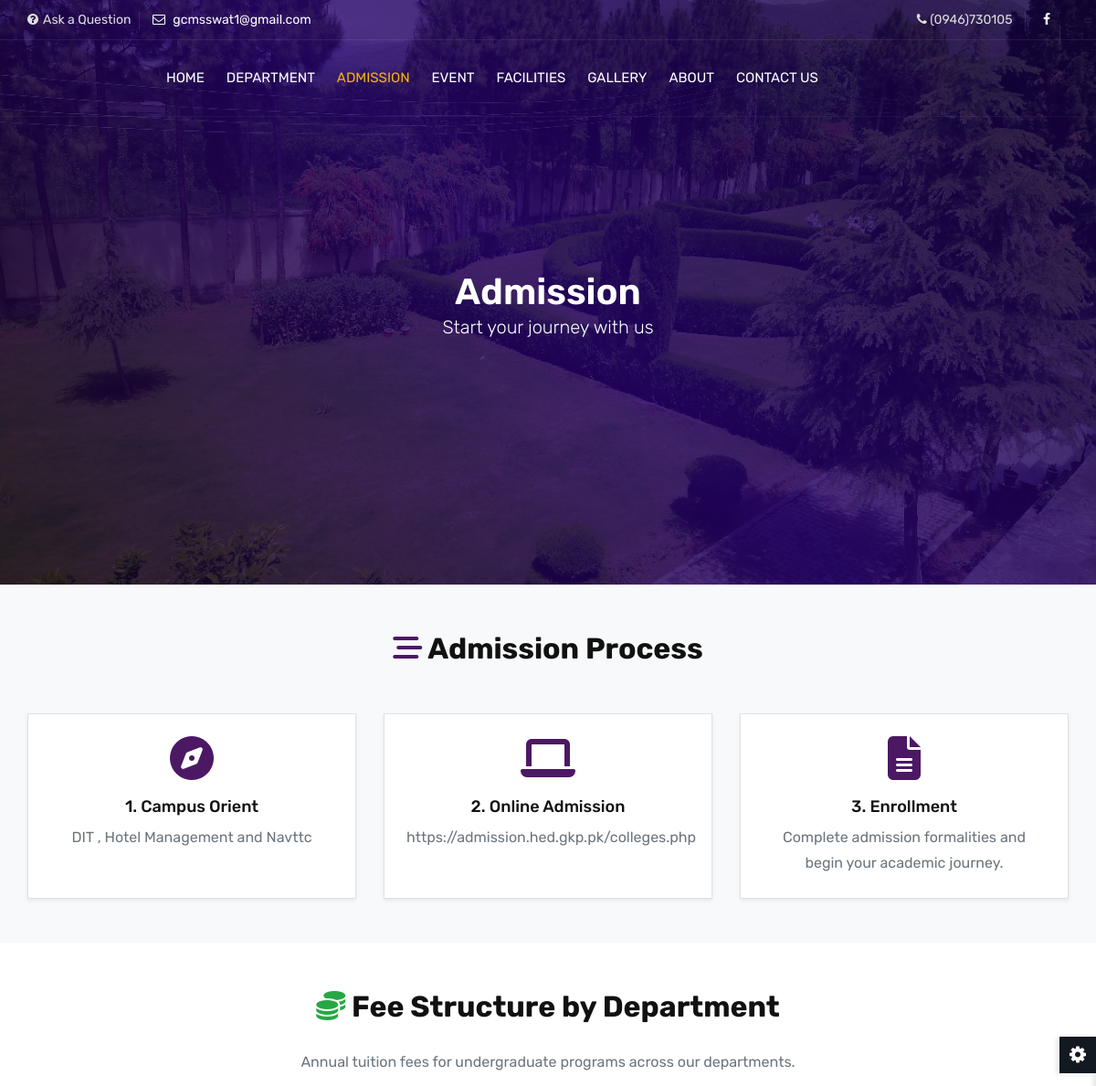
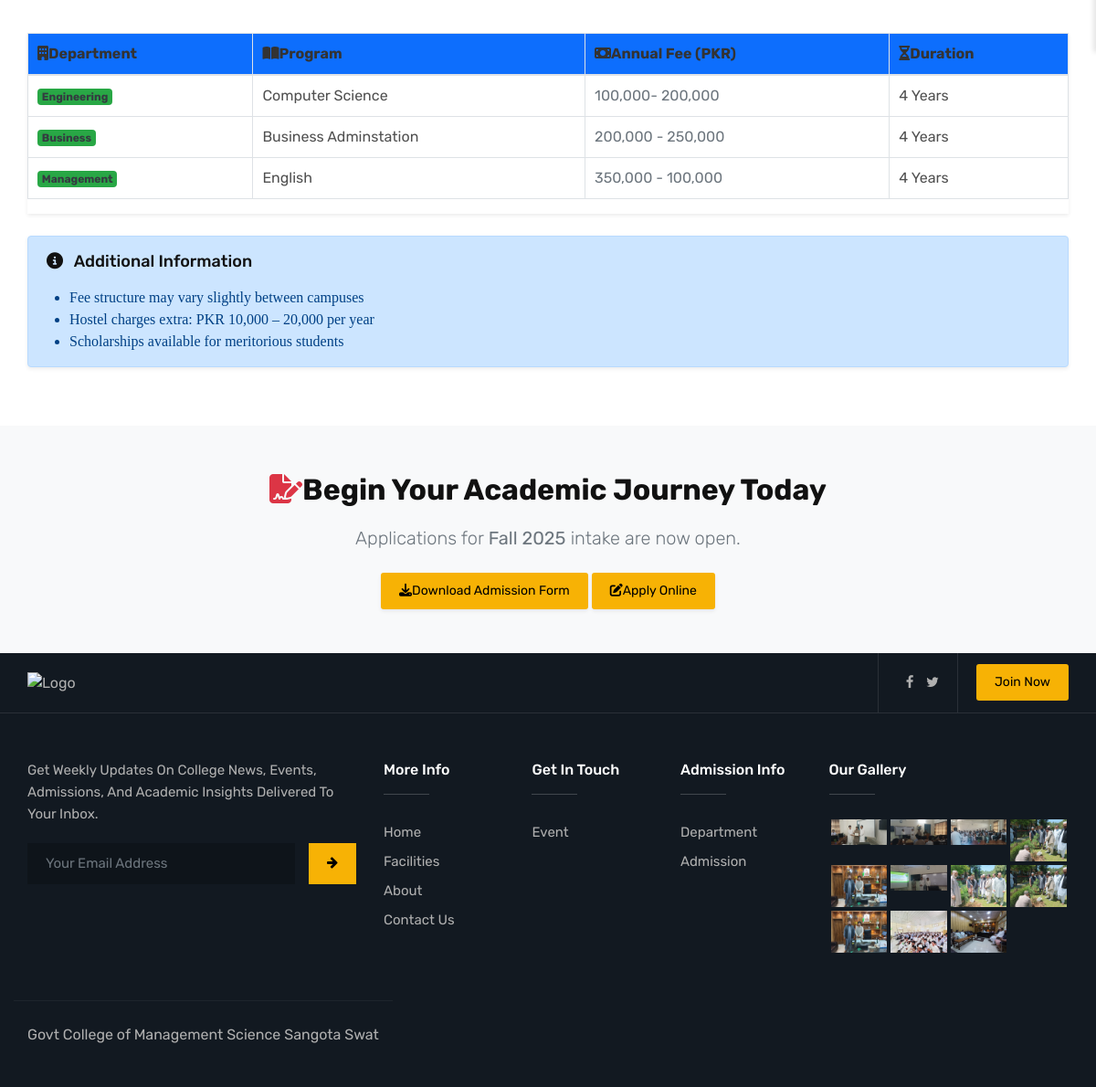
The app's page /admission/ with its own data (2 pictures, top to bottom).
### gcms_sitehub/models.py (models this page shows, shortened)
class AdmissionStep(models.Model):
    title = models.CharField(max_length=100, default='Admission Step')
    icon_class = models.CharField(max_length=50, default='fas fa-graduation-cap', help_text="FontAwesome class")
    description = models.TextField(default='Description of the step.')

class FeeStructure(models.Model):
    DEPARTMENT_CHOICES = [
        ('engineering', 'Engineering'),
        ('business', 'Business'),
        ('computing', 'Computing'),
        ('management', 'Management'),
        ('arts', 'Arts & Humanities'),
    ]
    department = models.CharField(max_length=50, choices=DEPARTMENT_CHOICES, default='engineering')
    program = models.CharField(max_length=100, default='Program Name')
    fee_range = models.CharField(max_length=50, default='0 - 0')
    duration = models.CharField(max_length=20, default='4 Years')

class ApplicationDownload(models.Model):
    intake_season = models.CharField(max_length=50, default='Fall 2025')
    description = models.TextField(default='Apply for admission by downloading the application form.')
    form_file = models.FileField(upload_to='admissions/forms/')

class GalleryImage(models.Model):
    image = models.ImageField(upload_to='gallery/')
    caption = models.CharField(max_length=255, blank=True)

### gcms_sitehub/views.py (the view)
# urls.py: path('admission/', views.admission_view, name='admission'),                              # Admission info: process, requirements, etc.
def admission_view(request):
    context = {
        'steps': AdmissionStep.objects.all(),
        'fees': FeeStructure.objects.all(),
        'application': ApplicationDownload.objects.last(),
        'images': GalleryImage.objects.all(),
    }
    return render(request, 'gcms_sitehub/admission.html', context)

### gcms_sitehub/templates/gcms_sitehub/admission.html (shortened to what this page needs)
{% extends 'gcms_sitehub/base.html' %}
{% load static %}
{% block content %}
<div class="page-banner ovbl-dark" style="background-image: url({% static 'assets/images/slider/slide1.jpg' %}); height: 80vh;">
  <div class="container">
    <div class="page-banner-entry text-center text-white">
      <h1 class="display-4" style="margin-top: 52px;">Admission</h1>
      <p class="lead">Start your journey with us</p>
    </div>
  </div>
</div>
<section class="admission-process py-5 bg-light text-dark">
  <div class="container">
    <h2 class="section-title text-center mb-5">
      <i class="fas fa-stream me-2 text-primary"></i> Admission Process
    </h2>
    <div class="row g-4 justify-content-center">
      {% for step in steps %}
      <div class="col-md-6 col-lg-4">
        <div class="process-step bg-white text-center p-4 border rounded-4 shadow-sm h-100 transition">
          <div class="step-icon mb-3">
            <i class="{{ step.icon_class }} fa-3x text-primary"></i>
          </div>
          <h5 class="fw-bold mb-2">{{ forloop.counter }}. {{ step.title }}</h5>
          <p class="text-muted mb-0">{{ step.description }}</p>
        </div>
      </div>
      {% endfor %}
    </div>
  </div>
</section>
<section class="fees-section py-5 bg-white">
  <div class="container">
    <h2 class="section-title text-center mb-4">
      <i class="fas fa-coins text-success me-2"></i> Fee Structure by Department
    </h2>
    <p class="text-center text-muted mb-5">
      Annual tuition fees for undergraduate programs across our departments.
    </p>
    <div class="table-responsive shadow-sm rounded-4 overflow-hidden">
      <table class="table table-bordered table-hover align-middle bg-white">
        <thead class="text-white" style="background-color: #0d6efd;">
          <tr>
            <th scope="col"><i class="fas fa-building me-2"></i>Department</th>
            <th scope="col"><i class="fas fa-book-open me-2"></i>Program</th>
            <th scope="col"><i class="fas fa-money-bill me-2"></i>Annual Fee (PKR)</th>
            <th scope="col"><i class="fas fa-hourglass-half me-2"></i>Duration</th>
          </tr>
        </thead>
        <tbody>
          {% for fee in fees %}
          <tr>
            <td><span class="badge bg-success text-dark fw-semibold">{{ fee.get_department_display }}</span></td>
            <td>{{ fee.program }}</td>
            <td class="text-secondary fw-bold">{{ fee.fee_range }}</td>
            <td class="">{{ fee.duration }}</td>
          </tr>
          {% endfor %}
        </tbody>
      </table>
    </div>
    <div class="alert alert-info mt-4 rounded-3 shadow-sm">
      <h5 class="mb-3"><i class="fas fa-info-circle me-2"></i> Additional Information</h5>
      <ul class="mb-0">
        <li>Fee structure may vary slightly between campuses</li>
        <li>Hostel charges extra: PKR 10,000 – 20,000 per year</li>
        <li>Scholarships available for meritorious students</li>
      </ul>
    </div>
  </div>
</section>
<section class="application-section py-5 bg-light">
  <div class="container text-center">
    <h2 class="fw-bold mb-3">
      <i class="fas fa-file-signature text-danger me-2"></i>Begin Your Academic Journey Today
    </h2>
    <p class="lead text-muted mb-4">
      Applications for <strong>{{ application.intake_season }}</strong> intake are now open.
    </p>
    {% if application.form_file %}
    <a class="btn btn-success btn-lg shadow-sm me-3" href="{{ application.form_file.url }}">
      <i class="fas fa-download me-2"></i>Download Admission Form
    </a>
    {% else %}
    <p class="text-danger">Admission form not available at the moment.</p>
    {% endif %}
    <button type="button" class="btn btn-primary btn-lg shadow-sm" data-bs-toggle="modal" data-bs-target="#applyOnlineModal">
      <i class="fas fa-edit me-2"></i>Apply Online
    </button>
  </div>
</section>
</div>
 {% endblock %}

### gcms_sitehub/templates/gcms_sitehub/base.html (shortened to what this page needs)
{% load static %}
<!DOCTYPE html>
<html lang="en">
  <head>
    <link href="https://cdn.jsdelivr.net/npm/bootstrap-icons@1.11.1/font/bootstrap-icons.css" rel="stylesheet">
<link rel="stylesheet" href="https://cdnjs.cloudflare.com/ajax/libs/font-awesome/6.5.0/css/all.min.css" />
    <link href="https://cdn.jsdelivr.net/npm/bootstrap-icons@1.10.5/font/bootstrap-icons.css" rel="stylesheet" />
    <link rel="stylesheet" href="{% static 'assets/css/assets.css' %}" />
    <link rel="stylesheet" href="{% static 'assets/css/typography.css' %}" />
    <link rel="stylesheet" href="{% static 'assets/css/shortcodes/shortcodes.css' %}" />
    <link rel="stylesheet" href="{% static 'assets/css/style.css' %}" />
    <link class="skin" rel="stylesheet" href="{% static 'assets/css/color/color-1.css' %}" />
    <link rel="stylesheet" href="{% static 'assets/vendors/revolution/css/layers.css' %}" />
    <link rel="stylesheet" href="{% static 'assets/vendors/revolution/css/settings.css' %}" />
    <link rel="stylesheet" href="{% static 'assets/vendors/revolution/css/navigation.css' %}" />
  </head>
  <body id="bg">
    <div class="page-wraper">
      <header class="header rs-nav header-transparent">
        <div class="top-bar">
          <div class="container">
            <div class="row d-flex justify-content-between">
              <div class="topbar-left">
                <ul>
                  <li>
                      <i class="fa fa-question-circle"></i>Ask a Question
                  </li>
                  <li>
                   <a href="https://mail.google.com/mail/?view=cm&fs=1&to=gcmsswat1@gmail.com" target="_blank">
                     <i class="fa fa-envelope-o"></i> gcmsswat1@gmail.com
                    </a>
                  </li>
                </ul>
              </div>
              <div class="topbar-right">
                <ul>
                  <li>
                    <i class="fa fa-phone"></i> (0946)730105
                  </li>
                  <li>
                    <a
                        href="https://www.facebook.com/share/1GFgTiXu9j/"
                        class="btn-link"
                        ><i class="fa fa-facebook"></i
                      ></a>
                </ul>
              </div>
            </div>
          </div>
        </div>
        <div class="sticky-header navbar-expand-lg">
          <div class="menu-bar clearfix">
            <div class="container clearfix">
              <div class="menu-logo">
                <a href="index.html"
                  ><img
                /></a>
              </div>
              <div class="secondary-menu">
              </div>
              <div
                class="menu-links navbar-collapse collapse justify-content-start"
                id="menuDropdown"
              >
                <ul class="nav navbar-nav">
                  <li class="{% if request.resolver_match.url_name == 'index' %}active{% endif %}">
                      <a href="{% url 'index' %}">Home</a>
                  </li>
                  <li class="{% if request.resolver_match.url_name == 'department_list' %}active{% endif %}">
                      <a href="{% url 'department_list' %}">Department</a>
                  </li>
                   <li class="{% if request.resolver_match.url_name == 'admission' %}active{% endif %}">
                      <a href="{% url 'admission' %}">Admission</a>
                  </li>
                   <li class="{% if request.resolver_match.url_name == 'event_list' %}active{% endif %}">
                      <a href="{% url 'event_list' %}">Event</a>
                  </li>
                  <li class="{% if request.resolver_match.url_name == 'facilities' %}active{% endif %}">
                      <a href="{% url 'facilities' %}">Facilities</a>
                  </li>
                  <li class="{% if request.resolver_match.url_name == 'gallery' %}active{% endif %}">
                      <a href="{% url 'gallery' %}">Gallery</a>
                  </li>
                  <li class="{% if request.resolver_match.url_name == 'about_page' %}active{% endif %}">
                      <a href="{% url 'about_page' %}">About</a>
                  </li>
                  <li class="{% if request.resolver_match.url_name == 'contact_page' %}active{% endif %}">
                      <a href="{% url 'contact_page' %}">Contact Us</a>
                  </li>
              </ul>
              </div>
            </div>
          </div>
        </div>
      </header>
         {% block content %}{% endblock %}
<footer>
    <div class="footer-top">
      <div class="pt-exebar">
        <div class="container">
          <div class="d-flex align-items-stretch">
            <div class="pt-logo mr-auto">
              <a href="index.html">
                <img style="width: 100px" src="{% static 'assets/images/Logo_sangota-removebg-preview.png' %}" alt="Logo" />
              </a>
            </div>
            <div class="pt-social-link">
              <ul class="list-inline m-a0">
                <li><a href="#" class="btn-link"><i class="fa fa-facebook"></i></a></li>
                <li><a href="#" class="btn-link"><i class="fa fa-twitter"></i></a></li>
              </ul>
            </div>
            <div class="pt-btn-join">
              <a href="{% url 'contact_page' %}" class="btn">Join Now</a>
            </div>
          </div>
        </div>
      </div>
      <div class="container">
        <div class="row">
          <div class="col-lg-4 col-md-12 col-sm-12 footer-col-4">
            <div class="widget">
              <p class="text-capitalize m-b20">Get weekly updates on college news, events, admissions, and academic insights delivered to your inbox.</p>
              <div class="subscribe-form m-b20">
                <form class="subscription-form" action="http://educhamp.themetrades.com/demo/assets/script/mailchamp.php" method="post">
                  <div class="input-group">
                    <input name="email" required="required" class="form-control" placeholder="Your Email Address" type="email" />
                    <span class="input-group-btn">
                      <button name="submit" value="Submit" type="submit" class="btn"><i class="fa fa-arrow-right"></i></button>
                    </span>
                  </div>
                </form>
              </div>
            </div>
          </div>
          <div class="col-12 col-lg-5 col-md-7 col-sm-12">
            <div class="row">
              <div class="col-4 col-lg-4 col-md-4 col-sm-4">
                <div class="widget footer_widget">
                  <h5 class="footer-title">More Info</h5>
                  <ul class="nav navbar-nav">
                    <li class="active">
                      <a href="{% url 'index' %}">Home</a>
                    </li>
                    <li>
                      <a href="{% url 'facilities' %}">Facilities</a>
                    </li>
                    <li>
                      <a href="{% url 'about_page' %}">About</a>
                    </li>
                    <li>
                      <a href="{% url 'contact_page' %}">Contact Us</a>
                    </li>
                  </ul>
                </div>
              </div>
              <div class="col-4 col-lg-4 col-md-4 col-sm-4">
                <div class="widget footer_widget">
                  <h5 class="footer-title">Get In Touch</h5>
                  <ul>
                    <li>
                      <a href="{% url 'event_list' %}">Event</a>
                    </li>
                  </ul>
                </div>
              </div>
              <div class="col-4 col-lg-4 col-md-4 col-sm-4">
                <div class="widget footer_widget">
                  <h5 class="footer-title">Admission Info</h5>
                  <ul>
                    <li><a href="{% url 'department_list' %}">Department</a></li>
                    <li>
                      <a href="{% url 'admission' %}">Admission</a>
                    </li>
                  </ul>
                </div>
              </div>
            </div>
          </div>
<div class="col-12 col-lg-3 col-md-5 col-sm-12 footer-col-4">
  <div class="widget widget_gallery gallery-grid-4">
    <h5 class="footer-title">Our Gallery</h5>
    <ul class="magnific-image">
      {% for image in images %}
        <li>
          <a href="{{ image.image.url }}" class="magnific-anchor">
            <img src="{{ image.image.url }}" alt="{{ image.caption|default:'Gallery Image' }}" />
          </a>
        </li>
      {% endfor %}
    </ul>
  </div>
</div>
    <div class="footer-bottom">
      <div class="container">
        <div class="row">
          <div class="col-lg-12 col-md-12 col-sm-12 text-center">
            <a target="_blank" href="#">Govt College of Management Science Sangota Swat</a>
          </div>
        </div>
      </div>
    </div>
  </footer>
    </body>
  </html>

### records on screen
AdmissionStep: title "Campus Orient", description "DIT , Hotel Management and Navttc"
AdmissionStep: title "Online Admission", description "https://admission.hed.gkp.pk/colleges.php"
AdmissionStep: title "Enrollment", description "Complete admission formalities and begin your academic journey."
FeeStructure: department "Engineering", program "Computer Science", fee_range "100,000- 200,000", duration "4 Years"
FeeStructure: department "Business", program "Business Adminstation", fee_range "200,000 - 250,000", duration "4 Years"
FeeStructure: department "Management", program "English", fee_range "350,000 - 100,000", duration "4 Years"
ApplicationDownload: intake_season "Fall 2025"
GalleryImage: image (picture)
GalleryImage: image (picture)
GalleryImage: image (picture)
GalleryImage: image (picture)
GalleryImage: image (picture)
GalleryImage: image (picture)
GalleryImage: image (picture)
GalleryImage: image (picture)
GalleryImage: image (picture)
GalleryImage: image (picture)
GalleryImage: image (picture)
